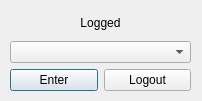
<?xml version="1.0" encoding="UTF-8"?>
<ui version="4.0">
 <class>CharSelect</class>
 <widget class="QDialog" name="CharSelect">
  <property name="geometry">
   <rect>
    <x>0</x>
    <y>0</y>
    <width>202</width>
    <height>101</height>
   </rect>
  </property>
  <property name="windowTitle">
   <string>Dialog</string>
  </property>
  <widget class="QWidget" name="verticalLayoutWidget">
   <property name="geometry">
    <rect>
     <x>10</x>
     <y>10</y>
     <width>181</width>
     <height>81</height>
    </rect>
   </property>
   <layout class="QVBoxLayout" name="verticalLayout">
    <item>
     <widget class="QLabel" name="label">
      <property name="text">
       <string>Logged</string>
      </property>
      <property name="alignment">
       <set>Qt::AlignCenter</set>
      </property>
     </widget>
    </item>
    <item>
     <widget class="QComboBox" name="comboBox"/>
    </item>
    <item>
     <layout class="QHBoxLayout" name="horizontalLayout">
      <item>
       <widget class="QPushButton" name="pushButton">
        <property name="text">
         <string>Enter</string>
        </property>
       </widget>
      </item>
      <item>
       <widget class="QPushButton" name="pushButton_2">
        <property name="text">
         <string>Logout</string>
        </property>
       </widget>
      </item>
     </layout>
    </item>
   </layout>
  </widget>
 </widget>
 <resources/>
 <connections/>
</ui>
